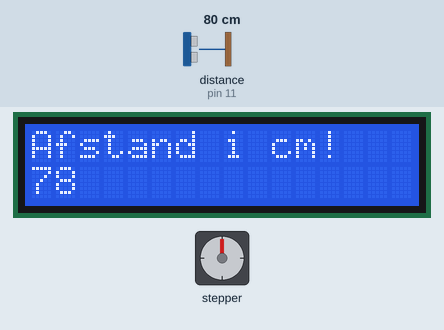
A sketch run on a simulated Arduino Uno, built with avr-gcc and run on an emulated ATmega328P. Shown: 16×2 character LCD, stepper motor. Wiring (inferred from the names in the program): ultrasonic range finder: trigger pin 12; echo pin 11. The inputs (shaded band) are chosen by the test bench; at power-on: distance to the obstacle (sensor on pin 11) 80 cm. The echo pulse lasts 58.3 µs per cm; stepper angles assume 250 steps per turn; what the sketch prints to the serial monitor is not drawn.

Above: at 1.2 s.
1.3 s: distance to the obstacle (sensor on pin 11) set to 24 cm
At 2.4 s:
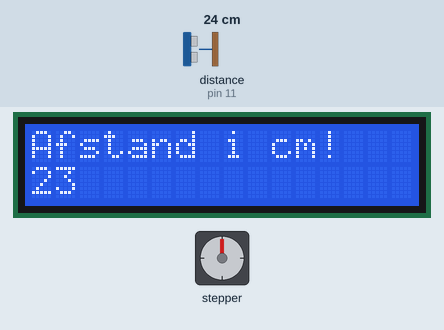
2.8 s: distance to the obstacle (sensor on pin 11) set to 20 cm
At 3.03 s:
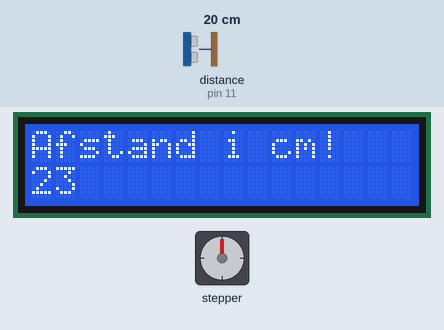
At 3.65 s:
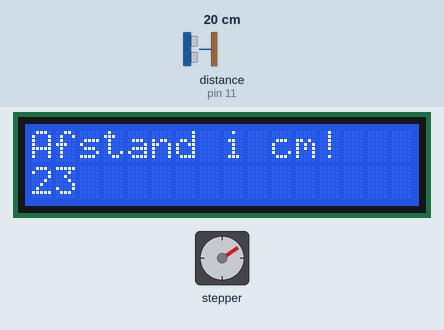
Timing chart, 0 to 21.8 s (numbered marks = the images above; inputs shaded):
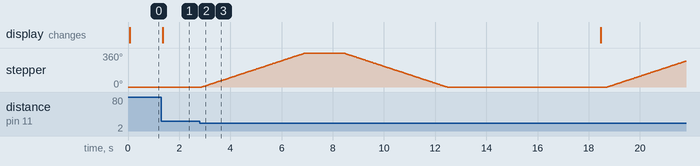

The sketch:

bilkode.ino
```cpp
//Hvis du har nogen som helst spørgsmål til min kode spørger du mig bare i timen og jeg vil med glæde svare.

//Pins til afstandsmåleren, hvor 11 er den der modtager lydbølgen mens 12 er den der udskyder lydbølgen
#define trigPin 12
#define echoPin 11
//Duration er mængden af tid der gik før at den modtog lydbølgen, distance er værdien som bliver udregned med lydbølgen.
long duration;
int distance;
//Pins til LED lys. (jeg bruger analog pins for at spare plads)
int red = A3;
int yellow = A2;
int green = A1;
int blue = A0;
//Jeg bruger librariet LiquidCrystal, som hjælper med at gøre koden til min LCD skærm kortere og simplere.
#include <LiquidCrystal.h>
//Her kalder jeg dens pins (information)
LiquidCrystal lcd(2, 3, 4, 5, 6, 7);
//Stepper motor Library
#include <Stepper.h>
//rotationStepper er hvor langt at motoren skal bevæge sig hver den den bevæger sig.
const int rotationStepper = 250;
//hastighedStepper er hastigheden at stepper motoren bevæger sig i min/max range: 0-17rpm.
const int hastighedStepper = 15;
//Deklaration af stepper motoren med sine pins.
Stepper myStepper(rotationStepper, 8, 10, 9, 13);


//Når man kører programmet for første gang er det denne function der bliver kaldt
void setup() {
  //Her sætter jeg bare stepper motorens hastighed til dens variabel hastighedStepper
    myStepper.setSpeed(hastighedStepper);
//Her bliver der bare deklareret output og input på de two lydbølge banditter.
pinMode(trigPin,OUTPUT);
pinMode(echoPin,INPUT);
//Raten på Arduinoen trader information med SerialMonitoren på.
Serial.begin(9600);
digitalWrite(blue,HIGH);

  lcd.begin(16, 2);
  //Text jeg vil have stående på min LCD skærm.
  lcd.print("Afstand i cm!");


}
//Det er funktionen der hele tiden bliver kaldt
void loop() {
//Det er her at der bliver målt afstand, det sker ved at jeg sender nogle lydbølger afsted som kort tid efter bliver modtaget og der bliver så udregnet hvor langt det var.
digitalWrite(trigPin,LOW);
delayMicroseconds(2);

digitalWrite(trigPin,HIGH);
delayMicroseconds(10);
digitalWrite(trigPin,LOW);
//pulseIn er en funktion der siger hvor lang tid det tog for trigPin at blive LOW igen, og grunden til at der er delay på 10 millisekunder er hvis man mister lydbølgen så kan programmet stadig køre.
duration = pulseIn(echoPin,HIGH);
//Grunden til at 0.034 blev valgt er fordi at det er lydens hast i mikrosekunder, som derefter bliver divideret med 2 fordi at det skal både frem og tilbage.
distance = duration*0.034/2;
//Her bliver der printet distance til konsollen, så jeg kan læse hvad det er.
Serial.print("Distance: ");
Serial.println(distance);
//Her skriver jeg bare at mine LED lys skal tænde baseret på distance, så hvis man kommer tæt på en væg bliver lysene tændt.

//Distance er i centimeter btw,jo lavere distance er, jo flere LED lys bliver tændt og der er en rangliste af hvor slemme de er, blå er altid tændt, grøn er et stykke væk, gul er tæt på, rød er farligt tæt på.
if (distance<=100){
digitalWrite(green,HIGH);
} else {digitalWrite(green,LOW);}

if (distance<=60){
digitalWrite(yellow,HIGH);
} else {digitalWrite(yellow,LOW);}

if (distance<=20){
digitalWrite(red,HIGH);
//Når den røde lampe er tændt, bliver funktionen brems kaldt, som er en funktion der tænder stepper motoren så den bremser bilen.
brems();
} else {
  digitalWrite(red,LOW);
  }

//setCursor er hvor der skal skrives noget text, x,y værdier. Når y=0 er den øverst, når y=1 er den nederst.
    lcd.setCursor(0, 1);
//Den printer afstanden som bliver givet af lydsensoren på setcursors plads.
    lcd.print(distance);
//Det er ligesom at skrive background() i draw i javascript, den renser bare canvas så der ikke står wack tal i baggrunden og roder, så man kan rent faktisk læse teksten der bliver givet nu).
//LCD'et der bliver brugt i programmet er 16 blokke lange og 2 høje, men hvis du bruger en anden LCD skærm skal du nok ændre mængden af mellemrum i min lcd.print("mellemrum"x16) linje.
lcd.print("                ");
//Delayen gør det hele bare lidt bedre både grafisk, og så nogle af delene bruger lidt mindre strøm så den kan køre ordentligt på eklusivt 9volts batterier.
delay(250);

}

void brems(){
Serial.println("Jeg bremser nu");
digitalWrite(blue,LOW);

myStepper.step(rotationStepper);
delay(1500);
 digitalWrite(blue,HIGH);
myStepper.step(-rotationStepper);
delay(6000);

}
```

Measured:
- the behaviour switches between 22 and 21 cm on distance to the obstacle (sensor on pin 11) (found by bisection; images 1 and 2)
- after the input at 1.3 s, the display: changes after 0.06 s (image 1)
- after the input at 2.8 s, stepper: turns 360° clockwise in 4.0 s, then 360° counter-clockwise in 4.0 s, then 275° clockwise in 3.1 s
